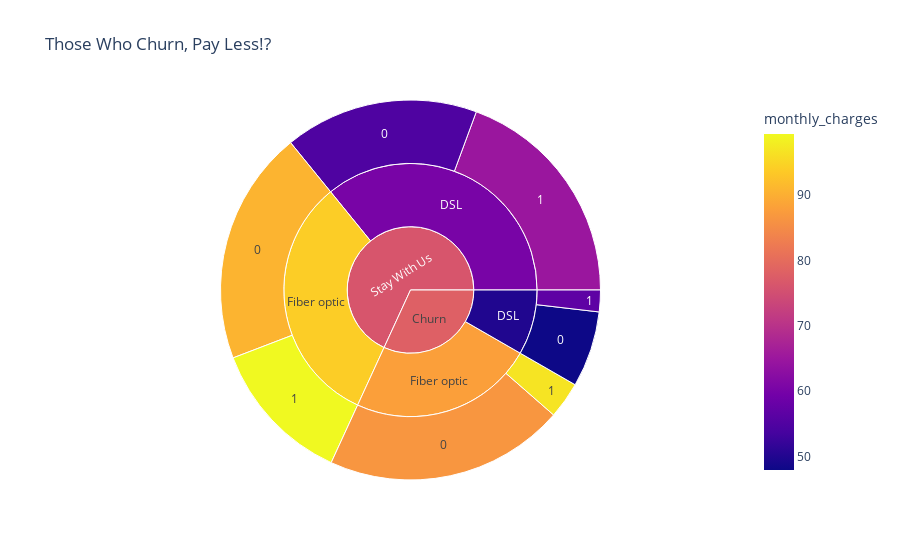

The notebook cell saved with this chart:
### Code cell
px.sunburst(train, 
            color='monthly_charges' ,
            path=['churn_no_churn', 'internet_service_type', 'online_security'],
            title='''Those Who Churn, Pay Less!?''',
#             hover_data=[]
           )

### Figure 1 — Plotly figure (JSON) as saved in the notebook; plotly's stock layout.template omitted (floating-point values rounded to 4 significant figures)
{"data": [{"branchvalues": "total", "customdata": [[47.94], [54.78], [86.6], [90.66], [56.7], [64.86], [96.81], [99.33], [49.88], [60.22], [87.95], [93.97], [78.02], [76.21]], "domain": {"x": [0, 1], "y": [0, 1]}, "hovertemplate": "labels=%{label}<br>count=%{value}<br>parent=%{parent}<br>id=%{id}<br>monthly_charges=%{color}<extra></extra>", "ids": ["Churn/DSL/0", "Stay With Us/DSL/0", "Churn/Fiber optic/0", "Stay With Us/Fiber optic/0", "Churn/DSL/1", "Stay With Us/DSL/1", "Churn/Fiber optic/1", "Stay With Us/Fiber optic/1", "Churn/DSL", "Stay With Us/DSL", "Churn/Fiber optic", "Stay With Us/Fiber optic", "Churn", "Stay With Us"], "labels": ["0", "0", "0", "0", "1", "1", "1", "1", "DSL", "DSL", "Fiber optic", "Fiber optic", "Churn", "Stay With Us"], "marker": {"coloraxis": "coloraxis", "colors": [47.94, 54.78, 86.6, 90.66, 56.7, 64.86, 96.81, 99.33, 49.88, 60.22, 87.95, 93.97, 78.02, 76.21]}, "name": "", "parents": ["Churn/DSL", "Stay With Us/DSL", "Churn/Fiber optic", "Stay With Us/Fiber optic", "Churn/DSL", "Stay With Us/DSL", "Churn/Fiber optic", "Stay With Us/Fiber optic", "Churn", "Stay With Us", "Churn", "Stay With Us", "", ""], "type": "sunburst", "values": [214, 546, 676, 660, 61, 641, 103, 408, 275, 1187, 779, 1068, 1054, 2255]}], "layout": {"coloraxis": {"colorbar": {"title": {"text": "monthly_charges"}}, "colorscale": [[0, "#0d0887"], [0.1111, "#46039f"], [0.2222, "#7201a8"], [0.3333, "#9c179e"], [0.4444, "#bd3786"], [0.5556, "#d8576b"], [0.6667, "#ed7953"], [0.7778, "#fb9f3a"], [0.8889, "#fdca26"], [1, "#f0f921"]]}, "legend": {"tracegroupgap": 0}, "title": {"text": "Those Who Churn, Pay Less!?"}}}
